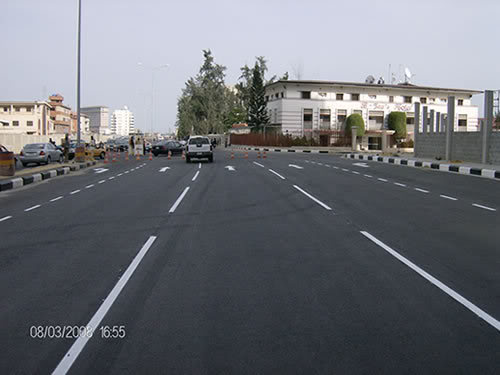
#> input picture test.JPG, 500 x 375 px
$ python hough_transform.py   (Python 2 division)
#> lines starting #> are read from the running program, lines starting #| are printed output that depends on the picture; after the words box and inside, x2 and y2 are one past the last pixel; in counts of white or black regions, pixels touching at a corner belong together
import matplotlib.pyplot as plt
import matplotlib.image as mpimg
import numpy as np
import cv2


# Read in and grayscale the image
# Note: in the previous example we were reading a .jpg
# Here we read a .png and convert to 0,255 bytescale
image = mpimg.imread('test.JPG')
#> image is the input picture: shape (375, 500, 3); mean R, G, B 110, 112.5, 118.5
gray = cv2.cvtColor(image,cv2.COLOR_RGB2GRAY)

# Define a kernel size and apply Gaussian smoothing
kernel_size = 5
blur_gray = cv2.GaussianBlur(gray,(kernel_size, kernel_size),0)
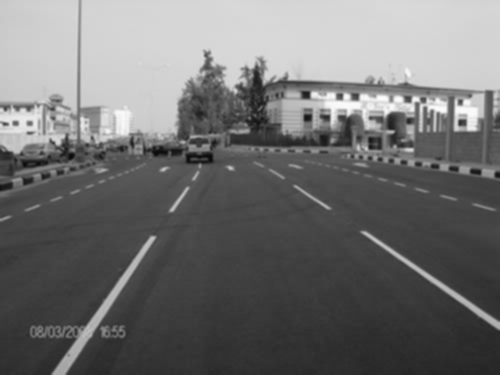
#> blur_gray: shape (375, 500); min 9, max 251, mean 112.4

# Define our parameters for Canny and apply
low_threshold = 50
high_threshold = 150
edges = cv2.Canny(blur_gray, low_threshold, high_threshold)
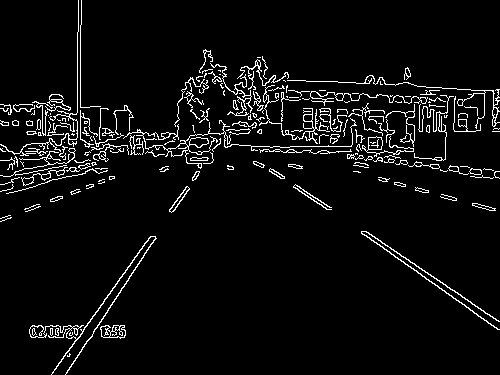
#> edges: shape (375, 500); 5.2% white in thin lines or dots

# Next we'll create a masked edges image using cv2.fillPoly()
mask = np.zeros_like(edges)
ignore_mask_color = 255

# This time we are defining a four sided polygon to mask
imshape = image.shape
#> imshape = (375, 500, 3)
vertices = np.array([[(0,imshape[0]),(imshape[1]/2-40, imshape[0]/2+20), (imshape[1]/2+40, imshape[0]/2+20), (imshape[1],imshape[0])]], dtype=np.int32)
cv2.fillPoly(mask, vertices, ignore_mask_color)
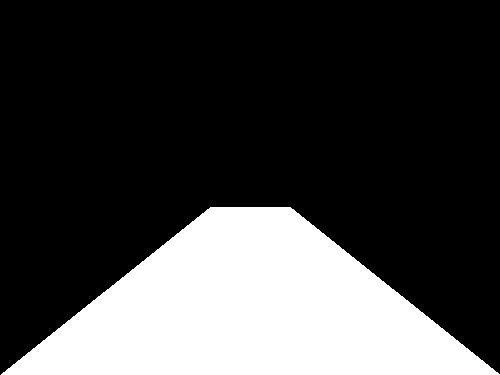
#> mask: shape (375, 500); 26% white; 1 white region, box (x1, y1, x2, y2) and area: (1, 207, 500, 375) 48762
masked_edges = cv2.bitwise_and(edges, mask)
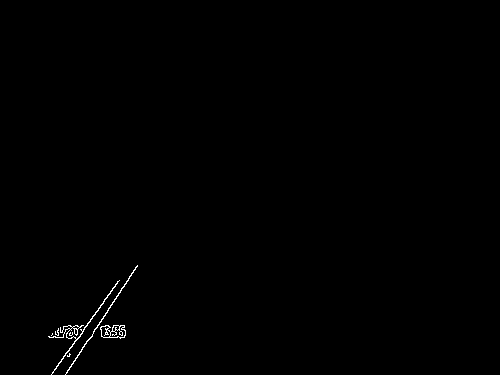
#> masked_edges: shape (375, 500); 0.34% white in thin lines or dots, all inside (x1, y1, x2, y2) = (48, 265, 138, 375)
print masked_edges
#> (printed output is left out)
# Define the Hough transform parameters
# Make a blank the same size as our image to draw on
rho = 1 # distance resolution in pixels of the Hough grid
theta = np.pi/180 # angular resolution in radians of the Hough grid
threshold = 20    # minimum number of votes (intersections in Hough grid cell)
min_line_length = 50 #minimum number of pixels making up a line
max_line_gap = 30    # maximum gap in pixels between connectable line segments
line_image = np.copy(image)*0 # creating a blank to draw lines on
#> line_image: shape (375, 500, 3); every value is 0

# Run Hough on edge detected image
# Output "lines" is an array containing endpoints of detected line segments
lines = cv2.HoughLinesP(masked_edges, rho, theta, threshold, np.array([]),
                            min_line_length, max_line_gap)
#> lines = [[51, 374, 119, 280], [77, 357, 137, 265], [49, 337, 124, 337], [65, 374, 129, 276], [56, 366, 117, 282], [58, 329, 124, 325], [55, 332, 125, 332], [63, 326, 124, 329], [52, 334, 125, 330], [55, 334, 125, 334]]

# Iterate over the output "lines" and draw lines on a blank image
for line in lines:
    for x1,y1,x2,y2 in line:
        cv2.line(line_image,(x1,y1),(x2,y2),(255,0,0),10)
#> this loop made 10 passes
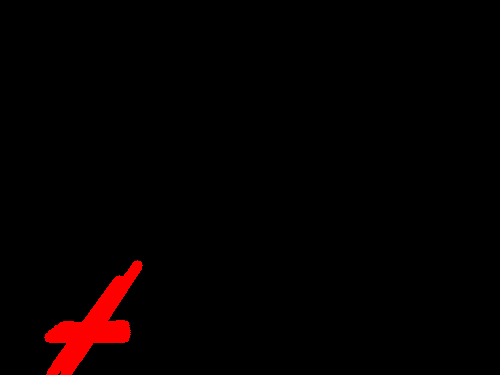
#> line_image: shape (375, 500, 3); mean R, G, B 5.2, 0, 0

# Create a "color" binary image to combine with line image
color_edges = np.dstack((edges, edges, edges))
#> color_edges: shape (375, 500, 3); 5.2% white in thin lines or dots

# Draw the lines on the edge image
lines_edges = cv2.addWeighted(color_edges, 0.8, line_image, 1, 0)
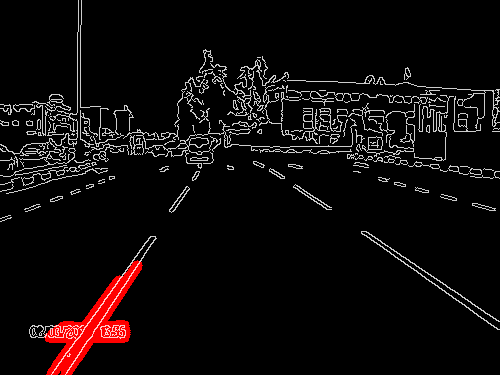
#> lines_edges: shape (375, 500, 3); mean of channels 0, 1, 2 15.2, 10.7, 10.7; drawn as R, G, B
plt.imshow(lines_edges)
